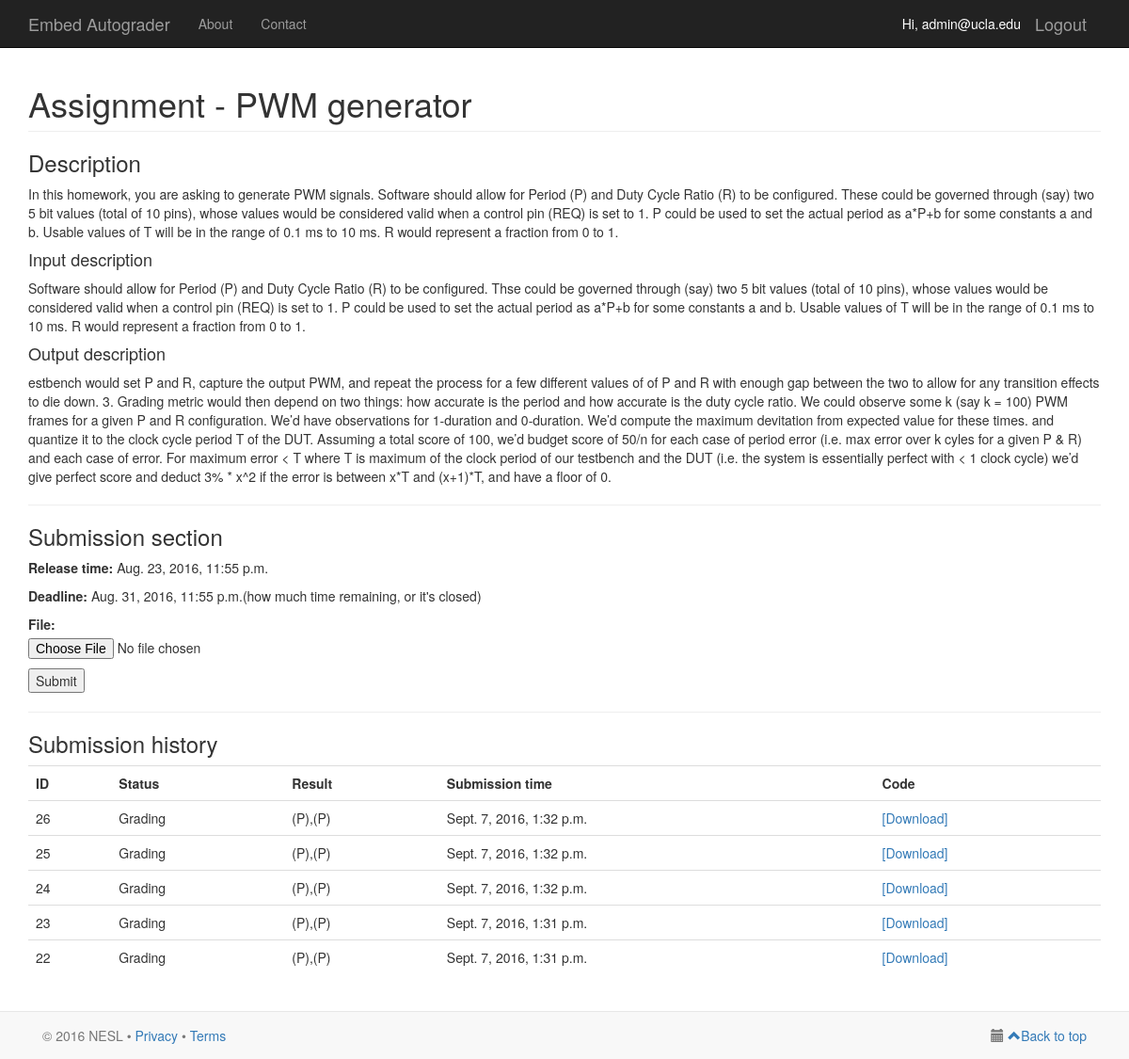
The app's page /assignment/1/ (signed in), older data.
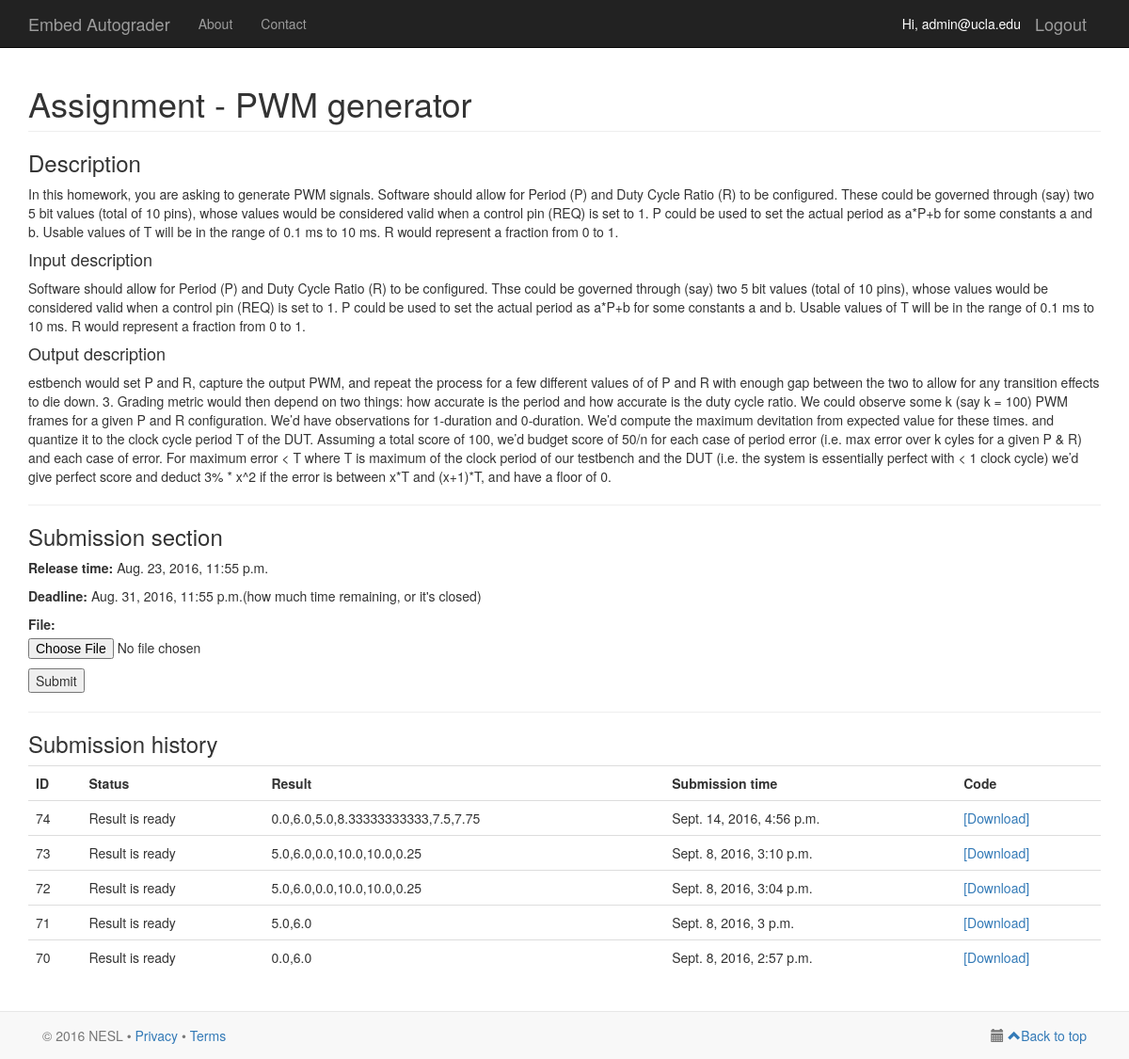
The same page, newer data.
### serapis/models.py (models this page shows)
class Submission(models.Model):
    STAT_RECEIVED = 0
    STAT_GRADING = 10
    STAT_REGRADING = 11
    STAT_GRADED = 20
    SUBMISSION_STATES = (
            (STAT_RECEIVED, "Received"),
            (STAT_GRADING, "Grading"),
            (STAT_REGRADING, "Rejudging"),
            (STAT_GRADED, "Result is ready"),
    )
    student_id = models.ForeignKey(User, on_delete = models.CASCADE)
    assignment_id = models.ForeignKey(Assignment, on_delete = models.CASCADE)
    submission_time = models.DateTimeField()
    grading_result = models.FloatField()
    status = models.IntegerField(choices = SUBMISSION_STATES, default = STAT_RECEIVED)
    file = models.FileField(upload_to='uploaded_files')

### serapis/views.py (the view, shortened to what this page needs)
# urls.py: url(r'^assignment/(?P<assignment_id>[0-9]+)/$', views.assignment, name='assignment'),
@login_required(login_url='/login/')
def assignment(request, assignment_id):
    username = request.user
    user = User.objects.filter(username=username)[0]
    user_profile = UserProfile.objects.filter(user=user)[0]
    assignment_list = Assignment.objects.filter(id=assignment_id)
    if not assignment_list:
        return HttpResponse("Assignment cannot be found")
    assignment = assignment_list[0]
    course = assignment.course_id
    if not CourseUserList.objects.filter(course_id=course, user_id=user):
        raise PermissionDenied
    submission_form = AssignmentSubmissionForm()
    submission_list = Submission.objects.filter(student_id=user, assignment_id=assignment).order_by('-id')
    num_display = min(5, len(submission_list))
    submission_short_list = submission_list[:num_display]
    submission_grading_detail = []
    for submission in submission_short_list:
        task_symbols = []
        tasks = TaskGradingStatus.objects.filter(submission_id=submission).order_by('assignment_task_id')
        for task in tasks:
            if task.grading_status == TaskGradingStatus.STAT_PENDING:
                task_symbols.append('(P)')
            elif task.grading_status == TaskGradingStatus.STAT_EXECUTING:
                task_symbols.append('(E)')
            elif task.grading_status == TaskGradingStatus.STAT_OUTPUT_TO_BE_CHECKED:
                task_symbols.append('(C)')
            elif task.grading_status == TaskGradingStatus.STAT_FINISH:
                task_symbols.append(str(task.points))
            elif task.grading_status == TaskGradingStatus.STAT_INTERNAL_ERROR:
                task_symbols.append('Error')
        submission_grading_detail.append(','.join(task_symbols))
    submission_n_detail_short_list = zip(submission_short_list, submission_grading_detail)
    template_context = {
            'myuser': request.user,
            'user_profile': user_profile,
            'assignment': assignment,
            'submission_form': submission_form,
            'submission_n_detail_short_list': submission_n_detail_short_list,
    }
    return render(request, 'serapis/assignment.html', template_context)

### serapis/model_forms.py
class AssignmentSubmissionForm(ModelForm):
    class Meta:
        model = Submission
        fields = ['file']

### serapis/templates/serapis/assignment.html (shortened to what this page needs)
{% extends 'serapis/base.html' %}
{% load staticfiles %}
{% block content %}
    <div class="container">
        <h1 class="page-header">Assignment - {{ assignment.name }}</h1>
        <h3>Description</h3>
        <p>{{ assignment.problem_statement }}</p>
        <h4>Input description</h4>
        <p>{{ assignment.input_statement }}</p>
        <h4>Output description</h4>
        <p>{{ assignment.output_statement }}</p>
        <hr/>
        <h3>Submission section</h3>
        <p><b>Release time: </b>{{ assignment.release_time }}</p>
        <p><b>Deadline: </b>{{ assignment.deadline }}(how much time remaining, or it's closed)</p>
        <form action="." method="post" enctype="multipart/form-data">
            {{ submission_form.as_p }}
            <input type="submit" value="Submit" />
        </form>
        <hr/>
        <h3>Submission history</h3>
        {% if not submission_n_detail_short_list %}
            <p>No submissions to this question yet.</p>
        {% else %}
            <table class="table table-hover table-sm">
                <tr>
                    <th>ID</th>
                    <th>Status</th>
                    <th>Result</th>
                    <th>Submission time</th>
                    <th>Code</th>
                </tr>
                {% for s in submission_n_detail_short_list %}
                    <tr>
                        <td>{{ s.0.id }}</td>
                        <td>{{ s.0.get_status_display }}</td>
                        <td>{{ s.1 }}</td>
                        <td>{{ s.0.submission_time }}</td>
                        <td><a href="{{ MEDIA_URL }}{{ s.0.file.url }}">[Download]</a>
                    </tr>
                {% endfor %}
            </table>
        {% endif %}
    </div>
{% endblock %}

Row changes from the older to the newer data that the page shows:
no longer on this page (row edited): Submission: id "26", status "Grading", s "(P),(P)", submission_time "Sept. 7, 2016, 1:32 p.m."
no longer on this page (row edited): Submission: id "25", status "Grading", s "(P),(P)", submission_time "Sept. 7, 2016, 1:32 p.m."
no longer on this page (row edited): Submission: id "24", status "Grading", s "(P),(P)", submission_time "Sept. 7, 2016, 1:32 p.m."
no longer on this page (row edited): Submission: id "23", status "Grading", s "(P),(P)", submission_time "Sept. 7, 2016, 1:31 p.m."
no longer on this page (row edited): Submission: id "22", status "Grading", s "(P),(P)", submission_time "Sept. 7, 2016, 1:31 p.m."
added Submission: id "74", status "Result is ready", s "0.0,6.0,5.0,8.33333333333,7.5,7.75", submission_time "Sept. 14, 2016, 4:56 p.m."
added Submission: id "73", status "Result is ready", s "5.0,6.0,0.0,10.0,10.0,0.25", submission_time "Sept. 8, 2016, 3:10 p.m."
added Submission: id "72", status "Result is ready", s "5.0,6.0,0.0,10.0,10.0,0.25", submission_time "Sept. 8, 2016, 3:04 p.m."
added Submission: id "71", status "Result is ready", s "5.0,6.0", submission_time "Sept. 8, 2016, 3 p.m."
added Submission: id "70", status "Result is ready", s "0.0,6.0", submission_time "Sept. 8, 2016, 2:57 p.m."
